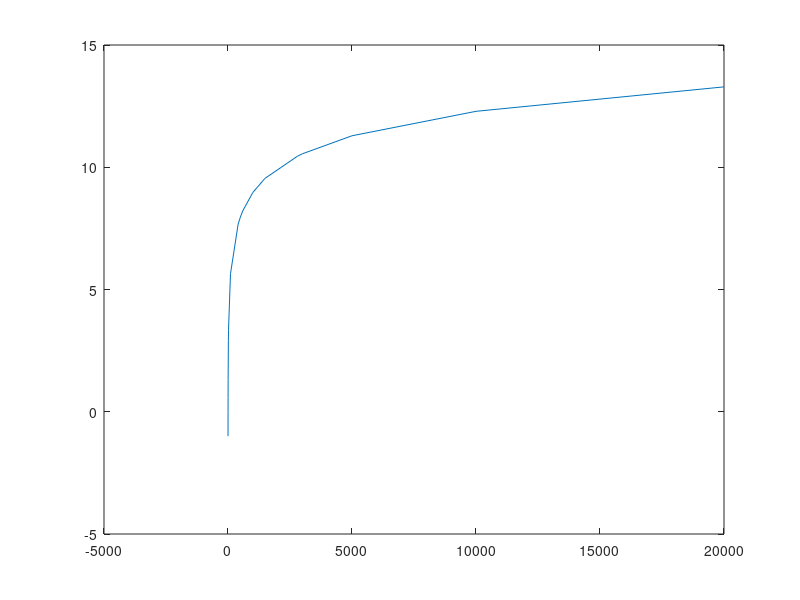

The MATLAB source for this figure: (Note: this script raises an error after producing the figure.)

x = [-1, 0, 1, 2, 3, 5, 15, 20, 100, 409, 500, 593, 1000, 1471, 1500, 2801, 3000, 5000, 10000, 20000]
y = log2(x/2)
%fprintf('%f\n', y)


test = plot(x,y)
test.Marker = 'o'
test.Color = 'b'
ylabel('f(n)');
xlabel('x');